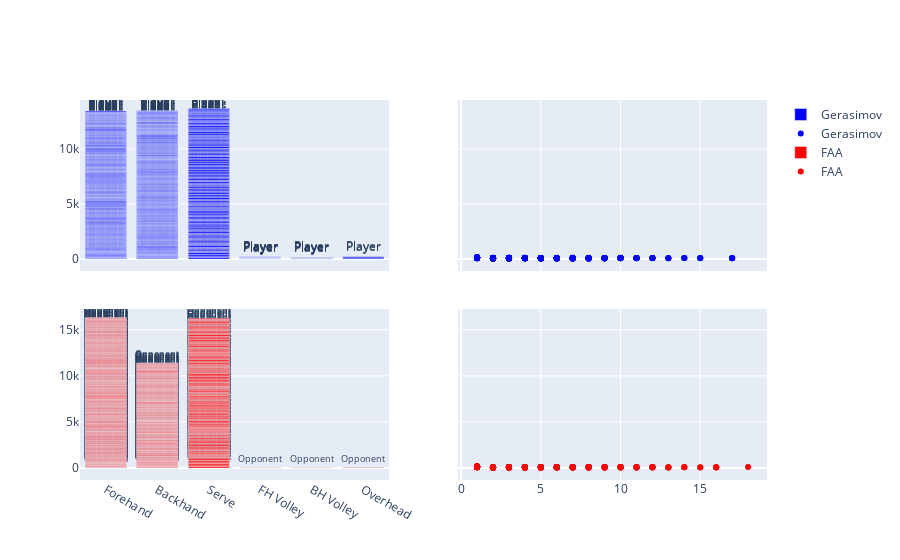

This figure's notebook cell:
### Code cell
#créer une courbe dont les x sont « world_rank » et les y sont « citations »
trace1 = go.Scatter(
    x=dfP1.Shot, y=dfP1.Speed,
    text=dfP1.Player, #annote les points avec cette variable
    mode="markers", #mode=line+markers
    marker=dict(color='blue'), name=name1
)
fig.add_trace(trace1)
#ajouter une autre courbe
trace2 = go.Scatter(
    x=dfP2.Shot, y=dfP2.Speed,
    text=dfP2.Player, #annote les points avec cette variable
    mode="markers", #mode=line+markers
    marker=dict(color='red'), name=name2
)
#create 4 subplots into the figure
fig3= subplots.make_subplots(rows=2, cols=2, shared_xaxes=True
                             , shared_yaxes=True, vertical_spacing=0.1
                            , horizontal_spacing=0.1)
#add trace on figure
fig3.append_trace(trace3, 1, 1)
fig3.append_trace(trace1, 1, 2)
fig3.append_trace(trace4, 2, 1)
fig3.append_trace(trace2, 2, 2)
#afficher
fig3.show()

### Figure 1 — Plotly figure (JSON) as saved in the notebook; plotly's stock layout.template omitted (floating-point values rounded to 4 significant figures; data arrays with more than 128 entries replaced by an {"elided": "..."} marker saying what was removed)
{"data": [{"marker": {"color": "blue"}, "name": "Gerasimov", "text": {"elided": "459 str values"}, "type": "bar", "x": {"elided": "459 str values"}, "xaxis": "x", "y": {"elided": "459 int values"}, "yaxis": "y"}, {"marker": {"color": "blue"}, "mode": "markers", "name": "Gerasimov", "text": {"elided": "459 str values"}, "type": "scatter", "x": {"elided": "459 int values"}, "xaxis": "x2", "y": {"elided": "459 int values"}, "yaxis": "y2"}, {"marker": {"color": "red"}, "name": "FAA", "text": {"elided": "470 str values"}, "type": "bar", "x": {"elided": "470 str values"}, "xaxis": "x3", "y": {"elided": "470 int values"}, "yaxis": "y3"}, {"marker": {"color": "red"}, "mode": "markers", "name": "FAA", "text": {"elided": "470 str values"}, "type": "scatter", "x": {"elided": "470 int values"}, "xaxis": "x4", "y": {"elided": "470 int values"}, "yaxis": "y4"}], "layout": {"xaxis": {"anchor": "y", "domain": [0, 0.45], "matches": "x3", "showticklabels": false}, "xaxis2": {"anchor": "y2", "domain": [0.55, 1], "matches": "x4", "showticklabels": false}, "xaxis3": {"anchor": "y3", "domain": [0, 0.45]}, "xaxis4": {"anchor": "y4", "domain": [0.55, 1]}, "yaxis": {"anchor": "x", "domain": [0.55, 1]}, "yaxis2": {"anchor": "x2", "domain": [0.55, 1], "matches": "y", "showticklabels": false}, "yaxis3": {"anchor": "x3", "domain": [0, 0.45]}, "yaxis4": {"anchor": "x4", "domain": [0, 0.45], "matches": "y3", "showticklabels": false}}}
